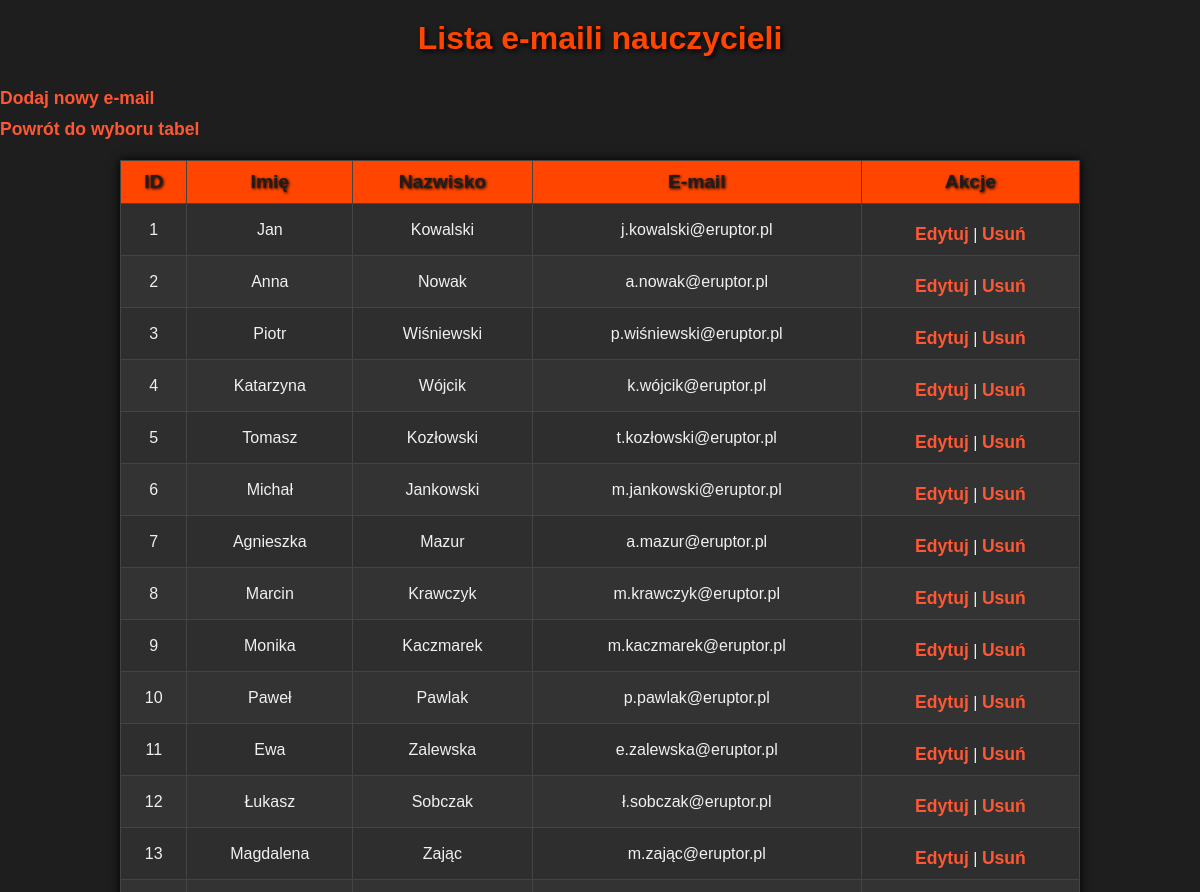
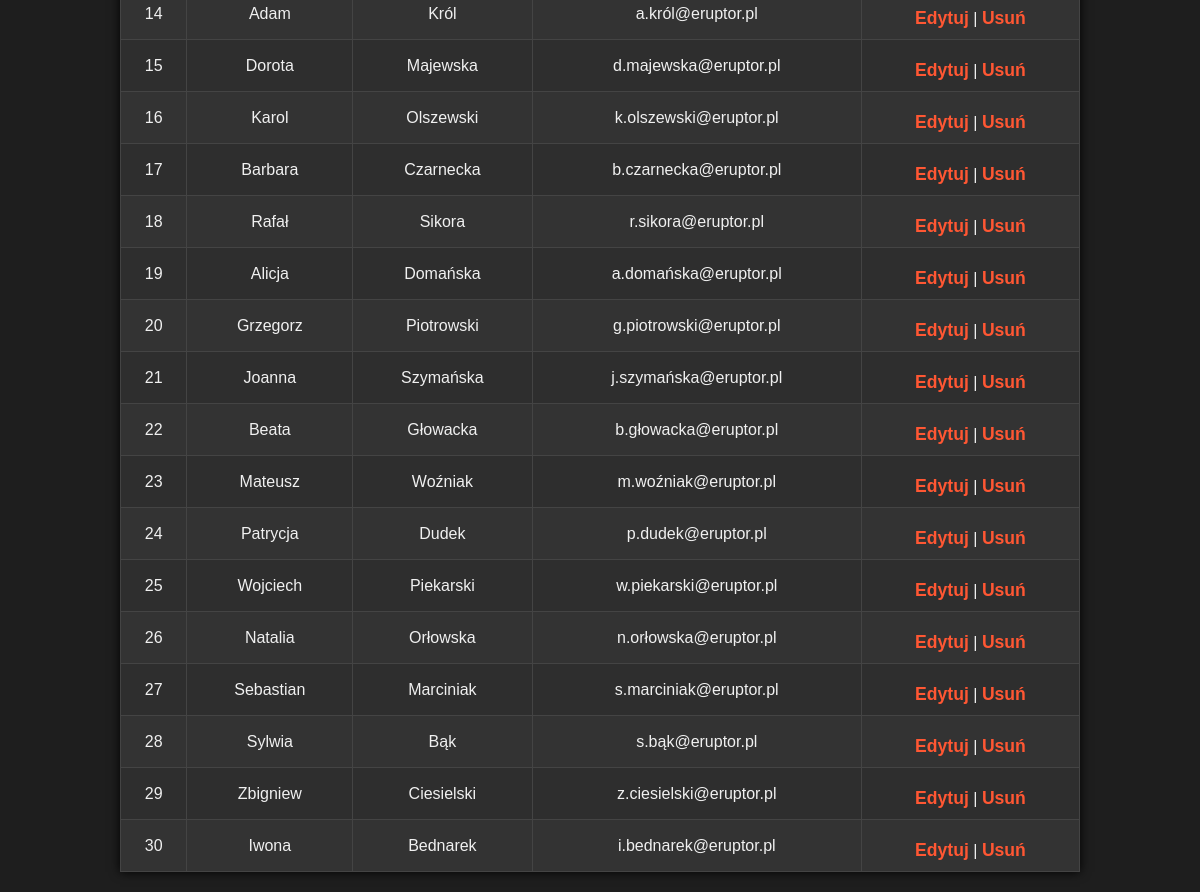
The page /crud/email.php on the database its author committed (2 pictures, top to bottom).
### tables this page shows
CREATE TABLE `nauczyciele` (
  `Nauczyciel_id` int(11) NOT NULL,
  `Imie` char(50) NOT NULL,
  `Nazwisko` char(50) NOT NULL,
  `Profesja` char(20) DEFAULT NULL,
  `email` varchar(255) DEFAULT NULL
);

### crud/email.php (the view, shortened to what this page needs)
<?php
$host = "localhost";
$username = "root";
$password = "";
$dbname = "dziennikdb";
$conn = new mysqli($host, $username, $password, $dbname);
$action = isset($_GET['action']) ? $_GET['action'] : 'list';
if ($action == 'list') {
    $sql = "SELECT * FROM nauczyciele";
    $result = $conn->query($sql);
    ?>
    <!DOCTYPE html>
    <html>
    <head>
        <link rel="stylesheet" href="crud.css">
    </head>
    <body>
        <h1>Lista e-maili nauczycieli</h1>
        <a href="?action=create">Dodaj nowy e-mail</a><br><a href="crud.php">Powrót do wyboru tabel</a>
        <table border="1">
            <tr>
                <th>ID</th>
                <th>Imię</th>
                <th>Nazwisko</th>
                <th>E-mail</th>
                <th>Akcje</th>
            </tr>
            <?php while ($row = $result->fetch_assoc()) { ?>
                <tr>
                    <td><?php echo $row['Nauczyciel_id']; ?></td>
                    <td><?php echo $row['Imie']; ?></td>
                    <td><?php echo $row['Nazwisko']; ?></td>
                    <td><?php echo $row['email']; ?></td>
                    <td>
                        <a href="?action=edit&id=<?php echo $row['Nauczyciel_id']; ?>">Edytuj</a> |
                        <a href="?action=delete&id=<?php echo $row['Nauczyciel_id']; ?>">Usuń</a>
                    </td>
                </tr>
            <?php } ?>
        </table>
    </body>
    </html>
    <?php
}
?>

### crud/crud.css (style rules this page uses)
body { background-color: #1e1e1e; color: #f0f0f0; font-family: Arial, sans-serif; margin: 0; padding: 0; }
h1 { color: #ff4500; text-align: center; text-shadow: 2px 2px 5px #000; margin-top: 20px; }
a { color: #ff5733; text-decoration: none; font-weight: bold; }
table { width: 80%; margin: 20px auto; border-collapse: collapse; background-color: #2e2e2e; box-shadow: 0 0 10px #000; }
table th, table td { border: 1px solid #444; padding: 10px; text-align: center; }
table th { background-color: #ff4500; color: #1e1e1e; font-size: 1.2em; text-shadow: 1px 1px 3px #000; }
table td { background-color: #333; color: #f0f0f0; }
table tr:nth-child(even) td { background-color: #2e2e2e; }
a { display: inline-block; margin-top: 10px; text-align: center; font-size: 1.1em; }

### rows shown on the page
nauczyciele: Nauczyciel_id "1", Imie "Jan", Nazwisko "Kowalski", email "j.kowalski@eruptor.pl"
nauczyciele: Nauczyciel_id "2", Imie "Anna", Nazwisko "Nowak", email "a.nowak@eruptor.pl"
nauczyciele: Nauczyciel_id "3", Imie "Piotr", Nazwisko "Wiśniewski", email "p.wiśniewski@eruptor.pl"
nauczyciele: Nauczyciel_id "4", Imie "Katarzyna", Nazwisko "Wójcik", email "k.wójcik@eruptor.pl"
nauczyciele: Nauczyciel_id "5", Imie "Tomasz", Nazwisko "Kozłowski", email "t.kozłowski@eruptor.pl"
nauczyciele: Nauczyciel_id "6", Imie "Michał", Nazwisko "Jankowski", email "m.jankowski@eruptor.pl"
nauczyciele: Nauczyciel_id "7", Imie "Agnieszka", Nazwisko "Mazur", email "a.mazur@eruptor.pl"
nauczyciele: Nauczyciel_id "8", Imie "Marcin", Nazwisko "Krawczyk", email "m.krawczyk@eruptor.pl"
nauczyciele: Nauczyciel_id "9", Imie "Monika", Nazwisko "Kaczmarek", email "m.kaczmarek@eruptor.pl"
nauczyciele: Nauczyciel_id "10", Imie "Paweł", Nazwisko "Pawlak", email "p.pawlak@eruptor.pl"
nauczyciele: Nauczyciel_id "11", Imie "Ewa", Nazwisko "Zalewska", email "e.zalewska@eruptor.pl"
nauczyciele: Nauczyciel_id "12", Imie "Łukasz", Nazwisko "Sobczak", email "ł.sobczak@eruptor.pl"
nauczyciele: Nauczyciel_id "13", Imie "Magdalena", Nazwisko "Zając", email "m.zając@eruptor.pl"
nauczyciele: Nauczyciel_id "14", Imie "Adam", Nazwisko "Król", email "a.król@eruptor.pl"
nauczyciele: Nauczyciel_id "15", Imie "Dorota", Nazwisko "Majewska", email "d.majewska@eruptor.pl"
nauczyciele: Nauczyciel_id "16", Imie "Karol", Nazwisko "Olszewski", email "k.olszewski@eruptor.pl"
nauczyciele: Nauczyciel_id "17", Imie "Barbara", Nazwisko "Czarnecka", email "b.czarnecka@eruptor.pl"
nauczyciele: Nauczyciel_id "18", Imie "Rafał", Nazwisko "Sikora", email "r.sikora@eruptor.pl"
nauczyciele: Nauczyciel_id "19", Imie "Alicja", Nazwisko "Domańska", email "a.domańska@eruptor.pl"
nauczyciele: Nauczyciel_id "20", Imie "Grzegorz", Nazwisko "Piotrowski", email "g.piotrowski@eruptor.pl"
nauczyciele: Nauczyciel_id "21", Imie "Joanna", Nazwisko "Szymańska", email "j.szymańska@eruptor.pl"
nauczyciele: Nauczyciel_id "22", Imie "Beata", Nazwisko "Głowacka", email "b.głowacka@eruptor.pl"
nauczyciele: Nauczyciel_id "23", Imie "Mateusz", Nazwisko "Woźniak", email "m.woźniak@eruptor.pl"
nauczyciele: Nauczyciel_id "24", Imie "Patrycja", Nazwisko "Dudek", email "p.dudek@eruptor.pl"
nauczyciele: Nauczyciel_id "25", Imie "Wojciech", Nazwisko "Piekarski", email "w.piekarski@eruptor.pl"
nauczyciele: Nauczyciel_id "26", Imie "Natalia", Nazwisko "Orłowska", email "n.orłowska@eruptor.pl"
nauczyciele: Nauczyciel_id "27", Imie "Sebastian", Nazwisko "Marciniak", email "s.marciniak@eruptor.pl"
nauczyciele: Nauczyciel_id "28", Imie "Sylwia", Nazwisko "Bąk", email "s.bąk@eruptor.pl"
nauczyciele: Nauczyciel_id "29", Imie "Zbigniew", Nazwisko "Ciesielski", email "z.ciesielski@eruptor.pl"
nauczyciele: Nauczyciel_id "30", Imie "Iwona", Nazwisko "Bednarek", email "i.bednarek@eruptor.pl"
